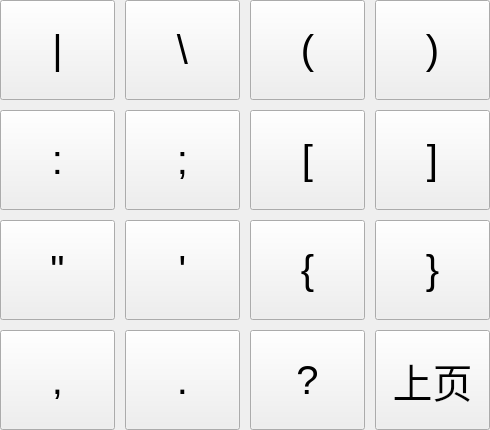
       <widget class="QWidget" name="page_3">
        <layout class="QGridLayout" name="gridLayout_5">
         <property name="leftMargin">
          <number>0</number>
         </property>
         <property name="topMargin">
          <number>0</number>
         </property>
         <property name="rightMargin">
          <number>0</number>
         </property>
         <property name="bottomMargin">
          <number>0</number>
         </property>
         <property name="spacing">
          <number>10</number>
         </property>
         <item row="0" column="0">
          <widget class="QPushButton" name="panelButton_or">
           <property name="sizePolicy">
            <sizepolicy hsizetype="Minimum" vsizetype="Minimum">
             <horstretch>0</horstretch>
             <verstretch>0</verstretch>
            </sizepolicy>
           </property>
           <property name="minimumSize">
            <size>
             <width>115</width>
             <height>100</height>
            </size>
           </property>
           <property name="maximumSize">
            <size>
             <width>100</width>
             <height>100</height>
            </size>
           </property>
           <property name="font">
            <font>
             <pointsize>30</pointsize>
            </font>
           </property>
           <property name="focusPolicy">
            <enum>Qt::NoFocus</enum>
           </property>
           <property name="text">
            <string>|</string>
           </property>
           <property name="keyCode" stdset="0">
            <UInt>124</UInt>
           </property>
          </widget>
         </item>
         <item row="0" column="1">
          <widget class="QPushButton" name="panelButton_backslash">
           <property name="sizePolicy">
            <sizepolicy hsizetype="Minimum" vsizetype="Minimum">
             <horstretch>0</horstretch>
             <verstretch>0</verstretch>
            </sizepolicy>
           </property>
           <property name="minimumSize">
            <size>
             <width>115</width>
             <height>100</height>
            </size>
           </property>
           <property name="maximumSize">
            <size>
             <width>100</width>
             <height>100</height>
            </size>
           </property>
           <property name="font">
            <font>
             <pointsize>30</pointsize>
            </font>
           </property>
           <property name="focusPolicy">
            <enum>Qt::NoFocus</enum>
           </property>
           <property name="text">
            <string>\</string>
           </property>
           <property name="keyCode" stdset="0">
            <UInt>92</UInt>
           </property>
          </widget>
         </item>
         <item row="0" column="2">
          <widget class="QPushButton" name="panelButton_L_s_bracket">
           <property name="sizePolicy">
            <sizepolicy hsizetype="Minimum" vsizetype="Minimum">
             <horstretch>0</horstretch>
             <verstretch>0</verstretch>
            </sizepolicy>
           </property>
           <property name="minimumSize">
            <size>
             <width>115</width>
             <height>100</height>
            </size>
           </property>
           <property name="maximumSize">
            <size>
             <width>100</width>
             <height>100</height>
            </size>
           </property>
           <property name="font">
            <font>
             <pointsize>30</pointsize>
            </font>
           </property>
           <property name="focusPolicy">
            <enum>Qt::NoFocus</enum>
           </property>
           <property name="text">
            <string>(</string>
           </property>
           <property name="keyCode" stdset="0">
            <UInt>40</UInt>
           </property>
          </widget>
         </item>
         <item row="0" column="3">
          <widget class="QPushButton" name="panelButton_R_s_bracket">
           <property name="sizePolicy">
            <sizepolicy hsizetype="Minimum" vsizetype="Minimum">
             <horstretch>0</horstretch>
             <verstretch>0</verstretch>
            </sizepolicy>
           </property>
           <property name="minimumSize">
            <size>
             <width>115</width>
             <height>100</height>
            </size>
           </property>
           <property name="maximumSize">
            <size>
             <width>100</width>
             <height>100</height>
            </size>
           </property>
           <property name="font">
            <font>
             <pointsize>30</pointsize>
            </font>
           </property>
           <property name="focusPolicy">
            <enum>Qt::NoFocus</enum>
           </property>
           <property name="text">
            <string>)</string>
           </property>
           <property name="keyCode" stdset="0">
            <UInt>41</UInt>
           </property>
          </widget>
         </item>
         <item row="1" column="0">
          <widget class="QPushButton" name="panelButton_colon">
           <property name="sizePolicy">
            <sizepolicy hsizetype="Minimum" vsizetype="Minimum">
             <horstretch>0</horstretch>
             <verstretch>0</verstretch>
            </sizepolicy>
           </property>
           <property name="minimumSize">
            <size>
             <width>115</width>
             <height>100</height>
            </size>
           </property>
           <property name="maximumSize">
            <size>
             <width>100</width>
             <height>100</height>
            </size>
           </property>
           <property name="font">
            <font>
             <pointsize>30</pointsize>
            </font>
           </property>
           <property name="focusPolicy">
            <enum>Qt::NoFocus</enum>
           </property>
           <property name="text">
            <string>:</string>
           </property>
           <property name="keyCode" stdset="0">
            <UInt>58</UInt>
           </property>
          </widget>
         </item>
         <item row="1" column="1">
          <widget class="QPushButton" name="panelButton_semicolon">
           <property name="sizePolicy">
            <sizepolicy hsizetype="Minimum" vsizetype="Minimum">
             <horstretch>0</horstretch>
             <verstretch>0</verstretch>
            </sizepolicy>
           </property>
           <property name="minimumSize">
            <size>
             <width>115</width>
             <height>100</height>
            </size>
           </property>
           <property name="maximumSize">
            <size>
             <width>100</width>
             <height>100</height>
            </size>
           </property>
           <property name="font">
            <font>
             <pointsize>30</pointsize>
            </font>
           </property>
           <property name="focusPolicy">
            <enum>Qt::NoFocus</enum>
           </property>
           <property name="text">
            <string>;</string>
           </property>
           <property name="keyCode" stdset="0">
            <UInt>59</UInt>
           </property>
          </widget>
         </item>
         <item row="1" column="2">
          <widget class="QPushButton" name="panelButton_L_m_bracket">
           <property name="sizePolicy">
            <sizepolicy hsizetype="Minimum" vsizetype="Minimum">
             <horstretch>0</horstretch>
             <verstretch>0</verstretch>
            </sizepolicy>
           </property>
           <property name="minimumSize">
            <size>
             <width>115</width>
             <height>100</height>
            </size>
           </property>
           <property name="maximumSize">
            <size>
             <width>100</width>
             <height>100</height>
            </size>
           </property>
           <property name="font">
            <font>
             <pointsize>30</pointsize>
            </font>
           </property>
           <property name="focusPolicy">
            <enum>Qt::NoFocus</enum>
           </property>
           <property name="text">
            <string>[</string>
           </property>
           <property name="keyCode" stdset="0">
            <UInt>91</UInt>
           </property>
          </widget>
         </item>
         <item row="1" column="3">
          <widget class="QPushButton" name="panelButton_R_m_bracket">
           <property name="sizePolicy">
            <sizepolicy hsizetype="Minimum" vsizetype="Minimum">
             <horstretch>0</horstretch>
             <verstretch>0</verstretch>
            </sizepolicy>
           </property>
           <property name="minimumSize">
            <size>
             <width>115</width>
             <height>100</height>
            </size>
           </property>
           <property name="maximumSize">
            <size>
             <width>100</width>
             <height>100</height>
            </size>
           </property>
           <property name="font">
            <font>
             <pointsize>30</pointsize>
            </font>
           </property>
           <property name="focusPolicy">
            <enum>Qt::NoFocus</enum>
           </property>
           <property name="text">
            <string>]</string>
           </property>
           <property name="keyCode" stdset="0">
            <UInt>93</UInt>
           </property>
          </widget>
         </item>
         <item row="2" column="0">
          <widget class="QPushButton" name="panelButton_double_apostrophe">
           <property name="sizePolicy">
            <sizepolicy hsizetype="Minimum" vsizetype="Minimum">
             <horstretch>0</horstretch>
             <verstretch>0</verstretch>
            </sizepolicy>
           </property>
           <property name="minimumSize">
            <size>
             <width>115</width>
             <height>100</height>
            </size>
           </property>
           <property name="maximumSize">
            <size>
             <width>100</width>
             <height>100</height>
            </size>
           </property>
           <property name="font">
            <font>
             <pointsize>30</pointsize>
            </font>
           </property>
           <property name="focusPolicy">
            <enum>Qt::NoFocus</enum>
           </property>
           <property name="text">
            <string>&quot;</string>
           </property>
           <property name="keyCode" stdset="0">
            <UInt>34</UInt>
           </property>
          </widget>
         </item>
         <item row="2" column="1">
          <widget class="QPushButton" name="panelButton_apostrophe">
           <property name="sizePolicy">
            <sizepolicy hsizetype="Minimum" vsizetype="Minimum">
             <horstretch>0</horstretch>
             <verstretch>0</verstretch>
            </sizepolicy>
           </property>
           <property name="minimumSize">
            <size>
             <width>115</width>
             <height>100</height>
            </size>
           </property>
           <property name="maximumSize">
            <size>
             <width>100</width>
             <height>100</height>
            </size>
           </property>
           <property name="font">
            <font>
             <pointsize>30</pointsize>
            </font>
           </property>
           <property name="focusPolicy">
            <enum>Qt::NoFocus</enum>
           </property>
           <property name="text">
            <string>'</string>
           </property>
           <property name="keyCode" stdset="0">
            <UInt>39</UInt>
           </property>
          </widget>
         </item>
         <item row="2" column="2">
          <widget class="QPushButton" name="panelButton_L_l_bracket">
           <property name="sizePolicy">
            <sizepolicy hsizetype="Minimum" vsizetype="Minimum">
             <horstretch>0</horstretch>
             <verstretch>0</verstretch>
            </sizepolicy>
           </property>
           <property name="minimumSize">
            <size>
             <width>115</width>
             <height>100</height>
            </size>
           </property>
           <property name="maximumSize">
            <size>
             <width>100</width>
             <height>100</height>
            </size>
           </property>
           <property name="font">
            <font>
             <pointsize>30</pointsize>
            </font>
           </property>
           <property name="focusPolicy">
            <enum>Qt::NoFocus</enum>
           </property>
           <property name="text">
            <string>{</string>
           </property>
           <property name="keyCode" stdset="0">
            <UInt>123</UInt>
           </property>
          </widget>
         </item>
         <item row="2" column="3">
          <widget class="QPushButton" name="panelButton_R_l_bracket">
           <property name="sizePolicy">
            <sizepolicy hsizetype="Minimum" vsizetype="Minimum">
             <horstretch>0</horstretch>
             <verstretch>0</verstretch>
            </sizepolicy>
           </property>
           <property name="minimumSize">
            <size>
             <width>115</width>
             <height>100</height>
            </size>
           </property>
           <property name="maximumSize">
            <size>
             <width>100</width>
             <height>100</height>
            </size>
           </property>
           <property name="font">
            <font>
             <pointsize>30</pointsize>
            </font>
           </property>
           <property name="focusPolicy">
            <enum>Qt::NoFocus</enum>
           </property>
           <property name="text">
            <string>}</string>
           </property>
           <property name="keyCode" stdset="0">
            <UInt>125</UInt>
           </property>
          </widget>
         </item>
         <item row="3" column="0">
          <widget class="QPushButton" name="panelButton_comma">
           <property name="sizePolicy">
            <sizepolicy hsizetype="Minimum" vsizetype="Minimum">
             <horstretch>0</horstretch>
             <verstretch>0</verstretch>
            </sizepolicy>
           </property>
           <property name="minimumSize">
            <size>
             <width>115</width>
             <height>100</height>
            </size>
           </property>
           <property name="maximumSize">
            <size>
             <width>100</width>
             <height>100</height>
            </size>
           </property>
           <property name="font">
            <font>
             <pointsize>30</pointsize>
            </font>
           </property>
           <property name="focusPolicy">
            <enum>Qt::NoFocus</enum>
           </property>
           <property name="text">
            <string>,</string>
           </property>
           <property name="keyCode" stdset="0">
            <UInt>44</UInt>
           </property>
          </widget>
         </item>
         <item row="3" column="1">
          <widget class="QPushButton" name="panelButton_point_2">
           <property name="sizePolicy">
            <sizepolicy hsizetype="Minimum" vsizetype="Minimum">
             <horstretch>0</horstretch>
             <verstretch>0</verstretch>
            </sizepolicy>
           </property>
           <property name="minimumSize">
            <size>
             <width>115</width>
             <height>100</height>
            </size>
           </property>
           <property name="maximumSize">
            <size>
             <width>100</width>
             <height>100</height>
            </size>
           </property>
           <property name="font">
            <font>
             <pointsize>30</pointsize>
            </font>
           </property>
           <property name="focusPolicy">
            <enum>Qt::NoFocus</enum>
           </property>
           <property name="text">
            <string>.</string>
           </property>
           <property name="keyCode" stdset="0">
            <UInt>46</UInt>
           </property>
          </widget>
         </item>
         <item row="3" column="2">
          <widget class="QPushButton" name="panelButton_question">
           <property name="sizePolicy">
            <sizepolicy hsizetype="Minimum" vsizetype="Minimum">
             <horstretch>0</horstretch>
             <verstretch>0</verstretch>
            </sizepolicy>
           </property>
           <property name="minimumSize">
            <size>
             <width>115</width>
             <height>100</height>
            </size>
           </property>
           <property name="maximumSize">
            <size>
             <width>100</width>
             <height>100</height>
            </size>
           </property>
           <property name="font">
            <font>
             <pointsize>30</pointsize>
            </font>
           </property>
           <property name="focusPolicy">
            <enum>Qt::NoFocus</enum>
           </property>
           <property name="text">
            <string>?</string>
           </property>
           <property name="keyCode" stdset="0">
            <UInt>63</UInt>
           </property>
          </widget>
         </item>
         <item row="3" column="3">
          <widget class="QPushButton" name="panelButton_markpgup">
           <property name="sizePolicy">
            <sizepolicy hsizetype="Minimum" vsizetype="Minimum">
             <horstretch>0</horstretch>
             <verstretch>0</verstretch>
            </sizepolicy>
           </property>
           <property name="minimumSize">
            <size>
             <width>115</width>
             <height>100</height>
            </size>
           </property>
           <property name="maximumSize">
            <size>
             <width>100</width>
             <height>100</height>
            </size>
           </property>
           <property name="font">
            <font>
             <pointsize>30</pointsize>
            </font>
           </property>
           <property name="focusPolicy">
            <enum>Qt::NoFocus</enum>
           </property>
           <property name="text">
            <string>上页</string>
           </property>
          </widget>
         </item>
        </layout>
       </widget>
